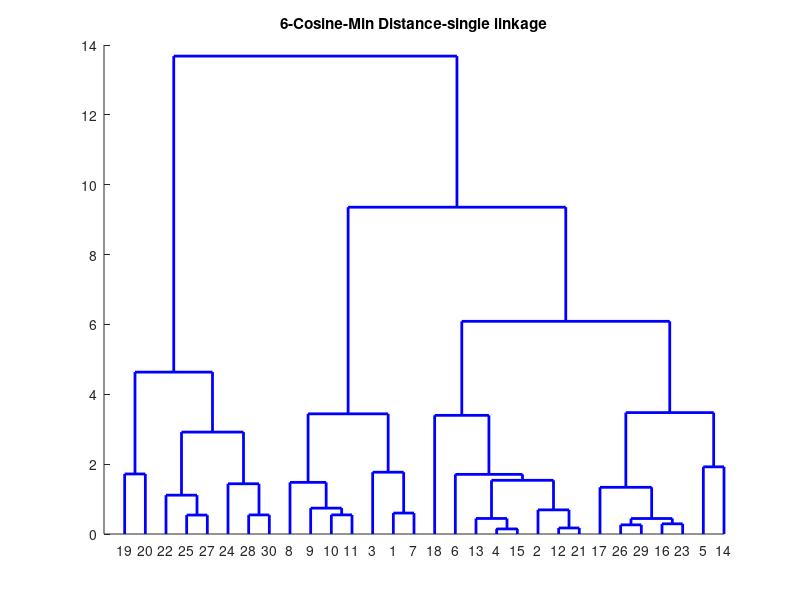
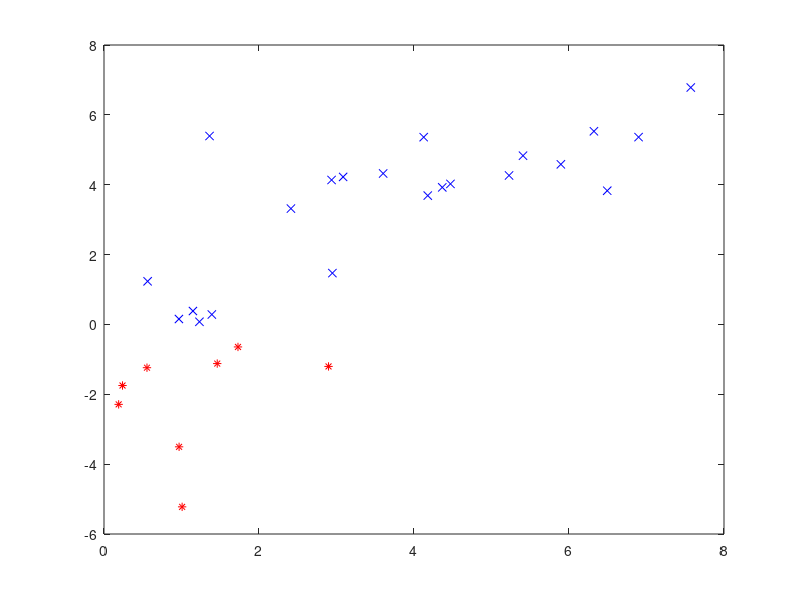

These figures' MATLAB source, in order:
clear; clc; close all hidden

%% Compute 4 full dendrograms
%   Dendrogram#     Similarity      Linkage
%-------------------------------------------
%       1           Euclidean       Max Distance--complete linkage
%       2           Euclidean       Mean Distance--average linkage
%       3           Euclidean       Min Distance--single linkage
%       4           Cosine            Max Distance
%       5           Cosine            Mean Distance
%       6           Cosine            Min Distance

load data.txt
N = size(data,1); %number of data points
Num=N-1;         % layers of cluster-->N-1
Z1 = zeros(Num,3); %matrix to represent cluster tree (similar to output from LINKAGE)
m1 = cell(N,1);
for i=1:N %initialize clusters
    m1{i}=i; 
end
%set temporary clusters
temp1 = m1; md1 = m1;

for k=1:Num
    D1 = zeros(N-k+1,N-k+1); %preallocate similarity matrix
    for A=1:size(D1,1)
        for B=1:size(D1,2)
            S1 = zeros(length(temp1{A})*length(temp1{B}),1); %preallocate the individual similarities
            ind = 1;
            %"YCH" Populate S1 vector as the Euclidian distance
            %between the entries in temp1's. Don't forget to increment ind 
                A_new=temp1{A,1};
                B_new=temp1{B,1};
                for i=1:size(A_new,2)
                    for j=1:size(B_new,2)
                        A_idx=A_new(1,i);
                        B_idx=B_new(1,j);
                        ind=(j-1)*size(A_new,2)+i;
                        % ********** change distance matrix here >>>>>>>>>>
                        % >>Euclidean Method
                        S1(ind,1)=sqrt((data(A_idx,1)-data(B_idx,1))^2+...
                            (data(A_idx,2)-data(B_idx,2))^2);
                        % >>Cosine Method
%                         S1(ind,1)=-((data(A_idx,1)*data(B_idx,1)+data(A_idx,2)*data(B_idx,2))/...
%                             (sqrt(data(A_idx,1)^2+data(A_idx,2)^2)*...
%                             sqrt(data(B_idx,1)^2+data(B_idx,2)^2)))+1;
                        % *************************************************
                    end
                end
 % **************change hierarchical linkage method here ******************
            D1(A,B) = max(S1)*(A~=B); %maximum linkage distance--complete linkage
            %D1(A,B) = mean(S1)*(A~=B); %mean linkage distance--average linkage
            %D1(A,B) = min(S1)*(A~=B); %minimium linkage distance--single linkage
% ***********************************************************************************
        end
    end
    %test = find(D2~=D2');
    V1 = squareform(D1,'tovector'); %vector version of similarity matrix D
   
    [j1,i1] = ind2sub([N-k+1,N-k+1],find(D1==min(V1),1)); %find the closest pair of clusters
    Z1(k,3) = min(V1); %set the level of the cluster tree
    removecluster1 = [i1,j1]; %don't use these clusters anymore, they have been merged
    
    %Update the next level of clusters
    M1 = temp1; temp1 = cell(N-k,1);
    index1 = 0;
    for i=1:N-k+1 %remove the merged clusters
        if ~any(i==removecluster1)
            index1 = index1+1;
            temp1{index1} = M1{i};
        end
    end
    %Add the new cluster to the end of the group (this actually adds original data points)
    temp1{end} = [M1{i1} M1{j1}]; 
 
    %Add the new cluster to the end of the group m# (this adds the cluster
    %index, not the original data points contained in a cluster)
    %"YCH"
    for i=1:size(md1,1)
        p=isequal(md1{i},M1{i1});
        q=isequal(md1{i},M1{j1});
        if (p==1)
            I1=i;
        end
        if (q==1)
            J1=i;
        end
    end
    
    %update m1, Z1, md1
    m1{end+1} = [I1,J1]; 
    Z1(k,1:2) = [I1,J1]; 
    md1{end+1} = [M1{i1} M1{j1}];
end

%Sort the clusters (not necessary)
for i=1:length(m1)
    m1{i} = sort(m1{i});
end

%Plot the dendrograms
% 1-Euclidean-Max Distance-complete linkage
close all
figure(1); 
[H,T] = dendrogram(Z1,'colorthreshold',0.9*(max(Z1(:,3))));
set(H,'LineWidth',2); set(1,'Name','1 - My Dendrogram','NumberTitle','off');
%title('1-Euclidean-Max Distance-complete linkage');

% 2-Euclidean-Mean Distance-average linkage
%title('2-Euclidean-Mean Distance-average linkage');

% 3-Euclidean-Min Distance-single linkage
%title('3-Euclidean-Min Distance-single linkage');

% 4-Cosine-Max Distance-complete linkage
%title('4-Cosine-Max Distance-complete linkage');

% 5-Cosine-Mean Distance-average linkage
%title('5-Cosine-Mean Distance-average linkage');

% 6-Cosine-Min Distance-single linkage
title('6-Cosine-Min Distance-single linkage');

% ********************* solution for (b) ***********************
% T = cluster(Z1,'maxclust',2);
final_1=M1{1};
final_2=M1{2};
figure();
plot(data(final_1, 1),data(final_1,2),'*r');
hold on;
plot(data(final_2, 1),data(final_2,2),'xb');



%% PART 1.2: Compute accuracy of clustering using...
%       similarity measure - Euclidean distance
%       linkage measure - maximum linkage distance
%       stopping criterion - number (2)

load labels.txt
predicted = zeros(N,1); %initialize the predicted labels

%Find the point at which the data is separated into two clusters
for i=2:length(md1)
    if length(md1{i})+length(md1{i-1})==N %ideal case
        label1 = i;
        label2 = i-1;
    elseif length(md1{i})+length(md1{i-1})>N %the dendrogram could have inconsistencies
        for j=1:i-1
            if length(md1{i})+length(md1{i-j})==N
                label1 = i;
                label2 = i-j;
                break
            end
        end
    end
end
%Arbitrarily set labels
predicted(md1{label1}) = 1;
predicted(md1{label2}) = 2;

%Compute accuracy
accuracy = max([sum(predicted==labels)/N*100,sum(predicted~=labels)/N*100])

